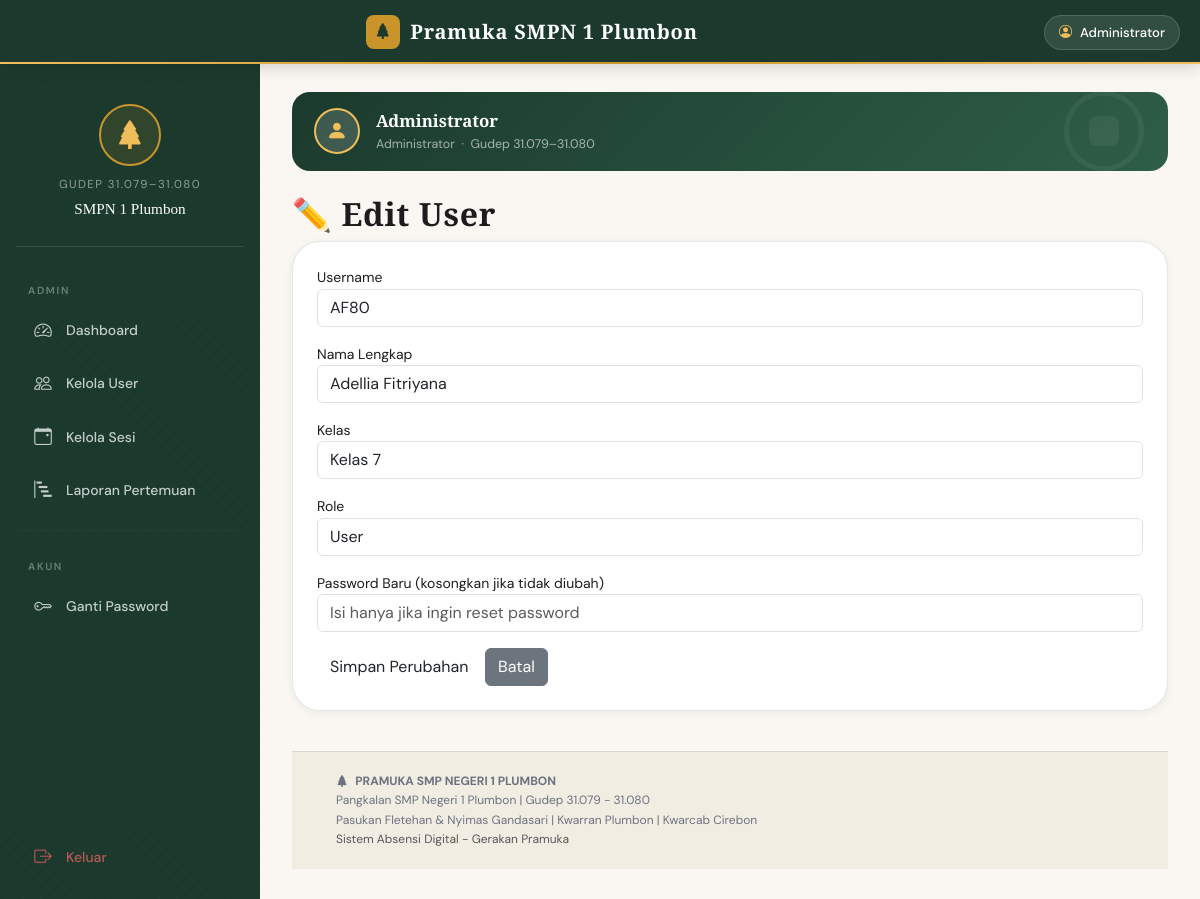
The page /public/AdminController/editUser/201 (signed in) on the database its author committed.
### tables this page shows
CREATE TABLE `users` (
  `id` int(11) NOT NULL,
  `username` varchar(50) NOT NULL,
  `password` varchar(255) NOT NULL,
  `nama_lengkap` varchar(100) NOT NULL,
  `kelas` varchar(20) DEFAULT NULL,
  `role` enum('admin','user') DEFAULT 'user',
  `created_at` timestamp NOT NULL DEFAULT current_timestamp()
);

### core/Controller.php (called while the page is built, shortened)
<?php
class Controller {
    public function view($view, $data = []) {
        extract($data);
        require_once '../app/views/templates/header.php';
        require_once '../app/views/' . $view . '.php';
        require_once '../app/views/templates/footer.php';
    }
    public function model($model) {
        return new $model;
    }
}
?>

### public/index.php (called while the page is built, shortened)
<?php
require_once '../config/database.php';
require_once '../core/Controller.php';
$app = new App();
?>

### app/models/User.php (called while the page is built, shortened)
<?php
class User {
    private $db;
    public function __construct() {
        $this->db = Database::getInstance()->getConnection();
    }
    public function getUserById($id) {
        $stmt = $this->db->prepare("SELECT * FROM users WHERE id = ?");
        $stmt->execute([$id]);
        return $stmt->fetch(PDO::FETCH_ASSOC);
    }
}
?>

### config/database.php (called while the page is built, shortened)
<?php
class Database {
    private static $instance = null;
    private $connection;
    private function __construct() {
        try {
            $this->connection = new PDO(
                "mysql:host=".DB_HOST.";dbname=".DB_NAME.";charset=utf8mb4",
                DB_USER,
                DB_PASS,
                [
                    PDO::ATTR_ERRMODE => PDO::ERRMODE_EXCEPTION,
                    PDO::ATTR_DEFAULT_FETCH_MODE => PDO::FETCH_ASSOC
                ]
            );
        } catch(PDOException $e) {
            die("Connection failed: " . $e->getMessage());
        }
    }
    public static function getInstance() {
        if (self::$instance == null) {
            self::$instance = new Database();
        }
        return self::$instance;
    }
    public function getConnection() {
        return $this->connection;
    }
}
?>

### app/views/admin/edit_user.php (the view, shortened to what this page needs)
<h2 class="serif-heading">✏️ Edit User</h2>
<div class="card-scout p-4">
    <form method="POST">
        <div class="mb-3">
            <label>Username</label>
            <input type="text" name="username" class="form-control" value="<?= htmlspecialchars($data['user']['username']) ?>" required>
        </div>
        <div class="mb-3">
            <label>Nama Lengkap</label>
            <input type="text" name="nama_lengkap" class="form-control" value="<?= htmlspecialchars($data['user']['nama_lengkap']) ?>" required>
        </div>
        <div class="mb-3">
            <label>Kelas</label>
            <select name="kelas" class="form-control" required>
                <option value="7" <?= $data['user']['kelas'] == '7' ? 'selected' : '' ?>>Kelas 7</option>
            </select>
        </div>
        <div class="mb-3">
            <label>Role</label>
            <select name="role" class="form-control">
                <option value="user" <?= $data['user']['role'] == 'user' ? 'selected' : '' ?>>User</option>
            </select>
        </div>
        <div class="mb-3">
            <label>Password Baru (kosongkan jika tidak diubah)</label>
            <input type="password" name="new_password" class="form-control" placeholder="Isi hanya jika ingin reset password">
        </div>
        <button type="submit" class="btn btn-scout-primary">Simpan Perubahan</button>
        <a href="<?= BASE_URL ?>/AdminController/users" class="btn btn-secondary">Batal</a>
    </form>
</div>

### app/views/templates/header.php (style rules this page uses)
:root { --c-forest: #1B3A2D; --c-forest-mid: #2E5E47; --c-forest-soft: #3D7A5C; --c-gold: #C9952A; --c-gold-light: #F0BD5B; --c-cream: #FAF7F2; --c-parchment: #F2EDE3; --c-ink: #1C1C1E; --c-muted: #6B7280; --c-border: rgba(27,58,45,0.12); --c-white: #FFFFFF; --sidebar-w: 260px; --navbar-h: 64px; --radius-sm: 10px; --radius-md: 18px; --radius-lg: 28px; --radius-pill: 999px; --shadow-sm: 0 2px 8px rgba(0,0,0,.06); --shadow-md: 0 8px 24px rgba(0,0,0,.08); --shadow-lg: 0 20px 50px rgba(0,0,0,.12); --font-display: 'Cormorant Garamond', serif; --font-body: 'DM Sans', sans-serif; }
*, *::before, *::after { box-sizing: border-box; margin: 0; padding: 0; }
html { scroll-behavior: smooth; }
body { background-color: var(--c-cream); font-family: var(--font-body); color: var(--c-ink); font-size: 14px; line-height: 1.6; -webkit-font-smoothing: antialiased; }
h1, h2, h3, h4, h5, h6, .serif { font-family: var(--font-display); font-weight: 600; letter-spacing: .02em; }
.card-scout { background: var(--c-white); border: 1px solid var(--c-border); border-radius: var(--radius-lg); box-shadow: var(--shadow-sm); overflow: hidden; transition: box-shadow .25s, transform .25s; }

### rows shown on the page
users: username "AF80", nama_lengkap "Adellia Fitriyana", kelas "Kelas 7", role "User"

### other values the page prints
$_SESSION['nama_lengkap'] "Administrator"
